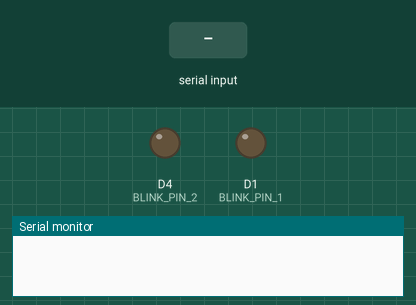
A sketch run on a simulated ESP8266 (NodeMCU). On the bench: output pins drawn as LEDs (lit = HIGH), the last lines printed to the serial monitor. Dashed ring = blinking. Inputs (shaded band) come from the test bench.

Above: at 1.2 s.
1.3 s: "1" received over Serial
At 1.48 s:
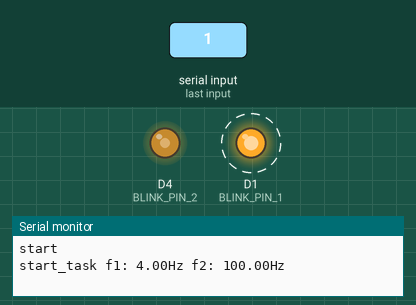
4.3 s: "0" received over Serial
At 5.0 s:
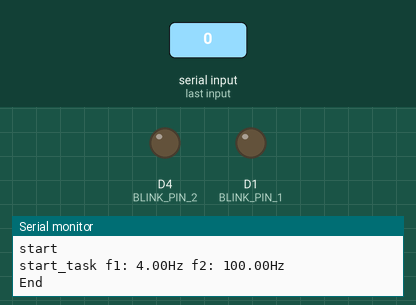
5.8 s: "1" received over Serial
At 13.3 s:
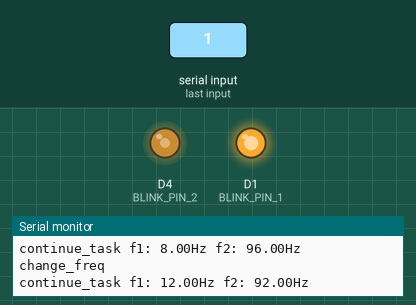
Timing chart, 0 to 49.3 s (numbered marks = the images above; inputs shaded):
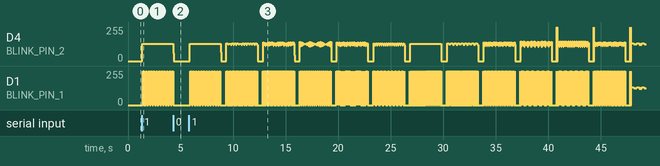

Measured:
- after the input at 1.3 s, D4 (BLINK_PIN_2): 0/255 → 128/255 after 0.07 s; D1 (BLINK_PIN_1): alternates 255/255 for 0.12 s and 0/255 for 0.12 s, starting after 0.13 s
- after the input at 4.3 s, D1 (BLINK_PIN_1): goes on until 4.3 s, then stays 0/255
- after the input at 5.8 s, D1 (BLINK_PIN_1): 0/255 → 255/255 after 0.13 s, → 0/255 0.12 s later, → 255/255 0.12 s later, → 0/255 0.12 s later, … (1882 changes in this stretch)

The sketch:

esp8266_blinking.ino
```cpp
#include <Ticker.h>
Ticker blinker1;
Ticker blinker2;
Ticker freqChangeTimer;
Ticker restTimer;

#define BLINK_PIN_1 D1
#define BLINK_PIN_2 D4

#define CHANGE_INTERVAL_MS 3000
#define BLANK_INTERVAL_MS 500

int pin1_state = 0;
int pin2_state = 0;

float pin1_freq_Hz = 4;
float pin2_freq_Hz = 100;

float pin1_min_freq_Hz = 4;
float pin1_max_freq_Hz = 100;
float pin1_freq_change = 4;

float pin2_min_freq_Hz = 4;
float pin2_max_freq_Hz = 100;
float pin2_freq_change = -4;

void setup() {
  Serial.begin(115200);
  pinMode(BLINK_PIN_1, OUTPUT);
  pinMode(BLINK_PIN_2, OUTPUT);
  digitalWrite(BLINK_PIN_1, pin1_state);
  digitalWrite(BLINK_PIN_2, pin2_state);
}

void clear_blink() {
  if (blinker1.active()) {
    blinker1.detach();
  }

  if (blinker2.active()) {
    blinker2.detach();
  }
  pin1_state = 0;
  pin2_state = 0;
  digitalWrite(BLINK_PIN_1, pin1_state);
  digitalWrite(BLINK_PIN_2, pin2_state);
}

void clear_all() {
  if (restTimer.active()) {
    restTimer.detach();
  }
  if (freqChangeTimer.active()) {
    freqChangeTimer.detach();
  }
  clear_blink();
}


void toggle_1() {
  pin1_state = !pin1_state;
  digitalWrite(BLINK_PIN_1, pin1_state);
}

void toggle_2() {
  pin2_state = !pin2_state;
  digitalWrite(BLINK_PIN_2, pin2_state);
}

void change_freq() {
  freqChangeTimer.detach();
  Serial.println("change_freq");
  clear_blink();
  pin1_freq_Hz += pin1_freq_change;
  if (pin1_freq_Hz > pin1_max_freq_Hz) {
    pin1_freq_Hz = pin1_min_freq_Hz;
  }
  if (pin1_freq_Hz < pin1_min_freq_Hz) {
    pin1_freq_Hz = pin1_max_freq_Hz;
  }

  pin2_freq_Hz += pin2_freq_change;
  if (pin2_freq_Hz > pin2_max_freq_Hz) {
    pin2_freq_Hz = pin2_min_freq_Hz;
  }
  if (pin2_freq_Hz < pin2_min_freq_Hz) {
    pin2_freq_Hz = pin2_max_freq_Hz;
  }

  restTimer.attach_ms_scheduled(BLANK_INTERVAL_MS, continue_task);
}

void continue_task() {
  restTimer.detach();
  Serial.print("continue_task ");
  Serial.print("f1: ");
  Serial.print(pin1_freq_Hz);
  Serial.print("Hz f2: ");
  Serial.print(pin2_freq_Hz);
  Serial.println("Hz");
  blinker1.attach_ms(500 / pin1_freq_Hz, toggle_1);
  blinker2.attach_ms(500 / pin2_freq_Hz, toggle_2);
  freqChangeTimer.attach_ms_scheduled(CHANGE_INTERVAL_MS, change_freq);
}

void start_task() {
  clear_all();
  pin1_freq_Hz = 4;
  pin2_freq_Hz = 100;
  Serial.print("start_task ");
  Serial.print("f1: ");
  Serial.print(pin1_freq_Hz);
  Serial.print("Hz f2: ");
  Serial.print(pin2_freq_Hz);
  Serial.println("Hz");
  blinker1.attach_ms(500 / pin1_freq_Hz, toggle_1);
  blinker2.attach_ms(500 / pin2_freq_Hz, toggle_2);
  freqChangeTimer.attach_ms_scheduled(CHANGE_INTERVAL_MS, change_freq);
}


void loop() {
  if (Serial.available()) {
    int c = Serial.read();
    switch(c) {

      case '1':
        Serial.println("start");
        start_task();
        break;

      case '0':
        Serial.println("End");
        clear_all();
        break;

      default:
        break;
    }
  }
}
```
